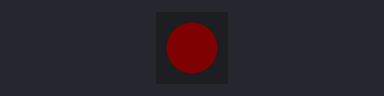
A program run on a simulated Adafruit PyPortal running CircuitPython. Shown: 1 RGB LEDs in strip order, left to right. Dim RGB values are drawn brighter than linear.

Above: at 0.5 s.
At 3.5 s:
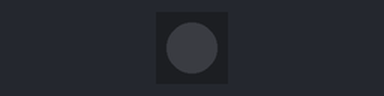
Timing chart, 0 to 4.6 s (numbered marks = the images above):
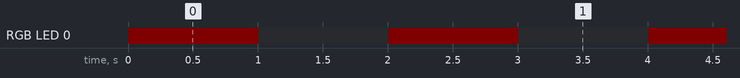

The program:

pyportal_failover.py
```python
# (licence header left out)
"""
`pyportal_failover.py`
================================================================================

Used after a fatal error to dim the display to keep the board cooler and flash
the NeoPixel for attention.

pyportal_failover.py  2022-09-02 v1.0  Cedar Grove Studios

* Author(s): JG for Cedar Grove Maker Studios
"""

# imports__version__ = "0.0.0-auto.0"
__repo__ = "https://github.com/CedarGroveStudios/Failover"


import board
import neopixel
import time

status = neopixel.NeoPixel(board.NEOPIXEL, 1)
status[0] = 0x040000  # Glow red on exception
board.DISPLAY.brightness = 0.5  # Dim the REPL display to keep things cool

while True:
    """Flash the NeoPixel red forever."""
    time.sleep(1)
    if status[0] != (0, 0, 0):
        status[0] = 0x000000
    else:
        status[0] = 0x040000
```

Measured:
- by itself, RGB LED 0: alternates RGB(4, 0, 0) for 1.0 s and off for 1.0 s
